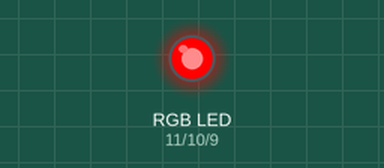
This sketch was run on a simulated Arduino Uno, built with avr-gcc and run on an emulated ATmega328P. Shown: an RGB LED mixed from three pins (HIGH = lit).

Above: at 0.05 s.
At 1.25 s:
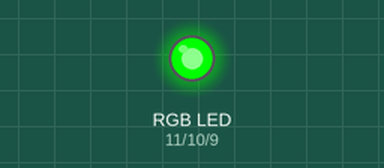
At 2.5 s:
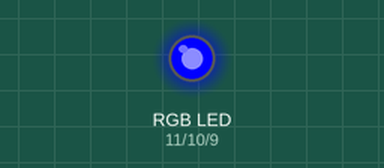
At 3.7 s:
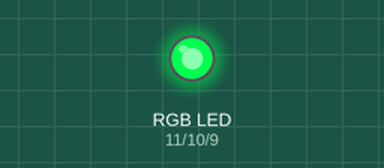
At 4.95 s:
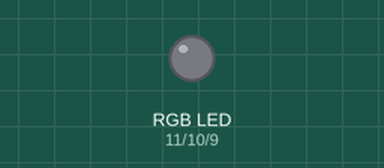
Timing chart, 0 to 6.5 s (numbered marks = the images above):
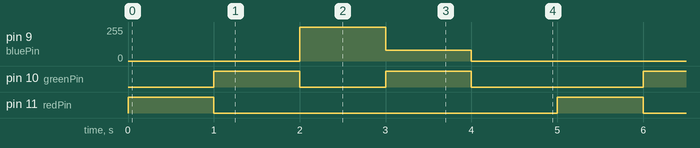

The sketch:

RgbLed.ino
```cpp
int redPin=11;
int greenPin=10;
int bluePin=9;

void setup() {
  // put your setup code here, to run once:
Serial.begin(9600);
pinMode(redPin,OUTPUT);
pinMode(greenPin,OUTPUT);
pinMode(bluePin,OUTPUT);
}

void loop() {
  // put your main code here, to run repeatedly:
  digitalWrite(redPin,HIGH);
  digitalWrite(greenPin,LOW);
  digitalWrite(bluePin,LOW);
  delay(1000);
  digitalWrite(redPin,LOW);
  digitalWrite(greenPin,HIGH);
  digitalWrite(bluePin,LOW);
delay(1000);
  digitalWrite(redPin,LOW);
  digitalWrite(greenPin,LOW);
  digitalWrite(bluePin,HIGH);
delay(1000);
  digitalWrite(redPin,LOW);
  analogWrite(greenPin,255);
  analogWrite(bluePin,80);
delay(1000);
digitalWrite(redPin,LOW);
  digitalWrite(greenPin,LOW);
  digitalWrite(bluePin,LOW);
  delay(1000);
}
```

Measured:
- by itself, pin 9 (bluePin): repeats every 5.0 s: 80/255 1.0 s, 0/255 3.0 s, 255/255 1.0 s
- by itself, pin 10 (greenPin): repeats every 5.0 s: LOW 1.0 s, HIGH 1.0 s, LOW 2.0 s, HIGH 1.0 s
- by itself, pin 11 (redPin): alternates HIGH for 1.0 s and LOW for 4.0 s
